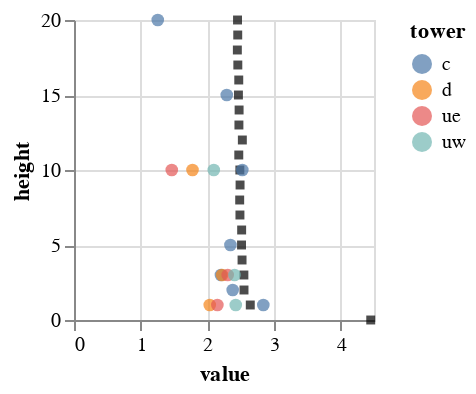

This figure's notebook cell:
### Code cell
alt.Chart(
    (
    1000 * tidy_df[tidy_df.measurement=='specific humidity'].groupby(['tower', 'height'])[['value']].mean() *\
    tidy_df[tidy_df.measurement=='air density'].groupby(['tower', 'height'])[['value']].mean()
    ).reset_index()
).mark_point(shape='square', filled=True, color='black', size=20).encode(
    alt.X("value:Q"),
    alt.Y("height:Q")
).properties(width=150, height = 150)\
+ alt.Chart(
    tidy_df[tidy_df.measurement=='Water vapor density'].groupby(['variable', 'tower', 'height'])[['value']].mean().reset_index()
).mark_circle(size=40).encode(
    alt.X("value:Q"),
    alt.Y("height:Q"),
    alt.Color('tower:N')
).properties(width=150, height = 150)

### Figure 1 — Vega-Lite specification as saved in the notebook (floating-point values rounded to 4 significant figures)
{"config": {"view": {"continuousWidth": 300, "continuousHeight": 300}}, "layer": [{"data": {"name": "data-4a1a6e930803676c1005709ca8008458"}, "mark": {"type": "point", "color": "black", "filled": true, "shape": "square", "size": 20}, "encoding": {"x": {"field": "value", "type": "quantitative"}, "y": {"field": "height", "type": "quantitative"}}}, {"data": {"name": "data-683df4bdd76b17217309654f9dc45ea8"}, "mark": {"type": "circle", "size": 40}, "encoding": {"color": {"field": "tower", "type": "nominal"}, "x": {"field": "value", "type": "quantitative"}, "y": {"field": "height", "type": "quantitative"}}}], "height": 150, "width": 150, "$schema": "https://vega.github.io/schema/vega-lite/v5.17.0.json", "datasets": {"data-4a1a6e930803676c1005709ca8008458": [{"tower": "c", "height": 0.0, "value": 4.451}, {"tower": "c", "height": 1.0, "value": 2.644}, {"tower": "c", "height": 2.0, "value": 2.55}, {"tower": "c", "height": 3.0, "value": 2.548}, {"tower": "c", "height": 4.0, "value": 2.521}, {"tower": "c", "height": 5.0, "value": 2.513}, {"tower": "c", "height": 6.0, "value": 2.515}, {"tower": "c", "height": 7.0, "value": 2.489}, {"tower": "c", "height": 8.0, "value": 2.485}, {"tower": "c", "height": 9.0, "value": 2.491}, {"tower": "c", "height": 10.0, "value": 2.488}, {"tower": "c", "height": 11.0, "value": 2.472}, {"tower": "c", "height": 12.0, "value": 2.525}, {"tower": "c", "height": 13.0, "value": 2.474}, {"tower": "c", "height": 14.0, "value": 2.477}, {"tower": "c", "height": 15.0, "value": 2.467}, {"tower": "c", "height": 16.0, "value": 2.471}, {"tower": "c", "height": 17.0, "value": 2.457}, {"tower": "c", "height": 18.0, "value": 2.45}, {"tower": "c", "height": 19.0, "value": 2.456}, {"tower": "c", "height": 20.0, "value": 2.453}, {"tower": "d", "height": 0.0, "value": null}], "data-683df4bdd76b17217309654f9dc45ea8": [{"variable": "h2o_10m_c", "tower": "c", "height": 10.0, "value": 2.525}, {"variable": "h2o_10m_d", "tower": "d", "height": 10.0, "value": 1.777}, {"variable": "h2o_10m_ue", "tower": "ue", "height": 10.0, "value": 1.467}, {"variable": "h2o_10m_uw", "tower": "uw", "height": 10.0, "value": 2.097}, {"variable": "h2o_15m_c", "tower": "c", "height": 15.0, "value": 2.291}, {"variable": "h2o_1m_c", "tower": "c", "height": 1.0, "value": 2.84}, {"variable": "h2o_1m_d", "tower": "d", "height": 1.0, "value": 2.036}, {"variable": "h2o_1m_ue", "tower": "ue", "height": 1.0, "value": 2.15}, {"variable": "h2o_1m_uw", "tower": "uw", "height": 1.0, "value": 2.426}, {"variable": "h2o_20m_c", "tower": "c", "height": 20.0, "value": 1.256}, {"variable": "h2o_2m_c", "tower": "c", "height": 2.0, "value": 2.38}, {"variable": "h2o_3m_c", "tower": "c", "height": 3.0, "value": 2.204}, {"variable": "h2o_3m_d", "tower": "d", "height": 3.0, "value": 2.221}, {"variable": "h2o_3m_ue", "tower": "ue", "height": 3.0, "value": 2.306}, {"variable": "h2o_3m_uw", "tower": "uw", "height": 3.0, "value": 2.408}, {"variable": "h2o_5m_c", "tower": "c", "height": 5.0, "value": 2.346}]}}
